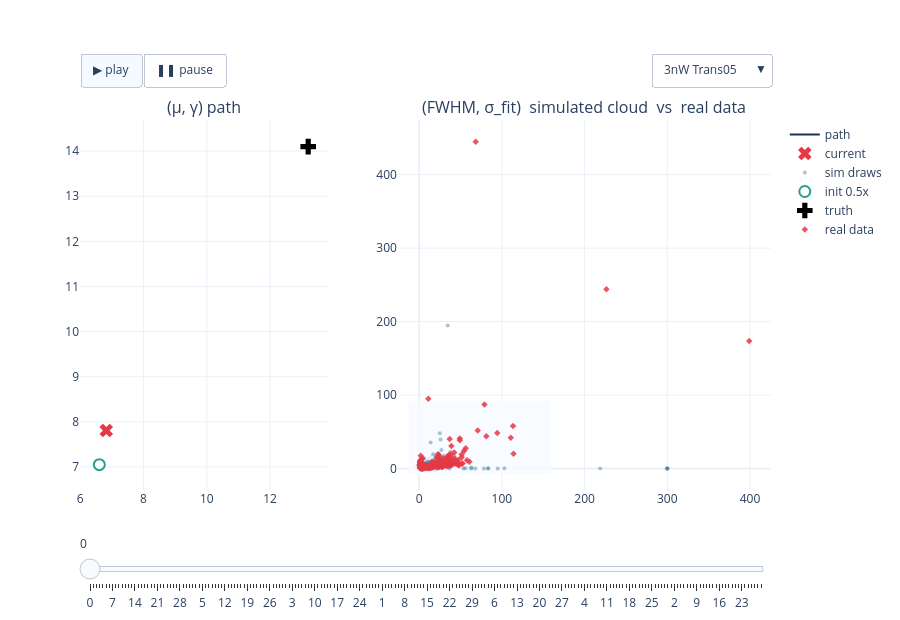

Source (notebook cell):
### Code cell
# FIG 1b — 3nW interactive: path + cloud, experiment dropdown + play/slider   (22a verbatim)
fig_3nW = build_power_figure(RESULTS, '3nW')
if fig_3nW is not None:
    _h = os.path.join(REPO_ROOT, 'notebooks', '24_realdata_accuracy', '24o-fig1b-3nW-paths-clouds.html')
    fig_3nW.write_html(_h, include_plotlyjs='cdn', config=CONFIG_PLOT)
    print('wrote', _h, f'({os.path.getsize(_h)/1e6:.1f} MB)')
    fig_3nW.show(config=CONFIG_PLOT)
